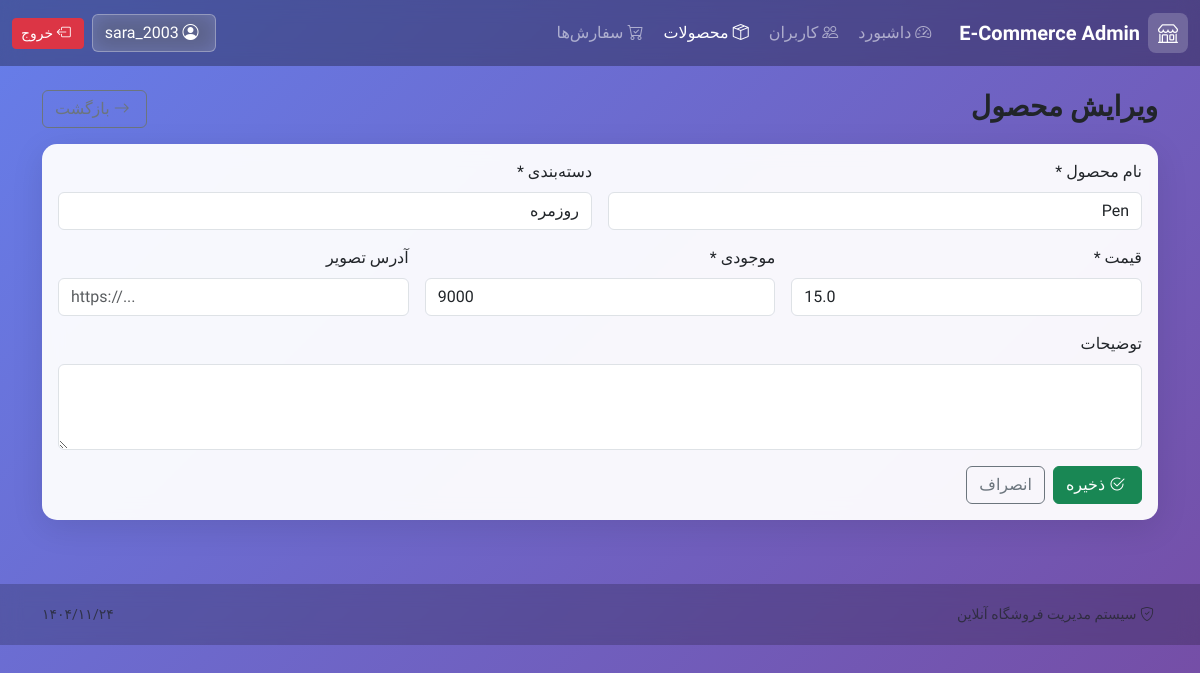
The page /products/6/edit (signed in) on the database its author committed.
### tables this page shows
CREATE TABLE user (
                    user_id INTEGER PRIMARY KEY AUTOINCREMENT,
                    username TEXT UNIQUE NOT NULL,
                    email TEXT UNIQUE NOT NULL,
                    password TEXT NOT NULL,
                    full_name TEXT NOT NULL,
                    phone TEXT,
                    address TEXT,
                    role TEXT NOT NULL DEFAULT 'customer',
                    created_at TEXT NOT NULL DEFAULT CURRENT_TIMESTAMP
                );

CREATE TABLE product (
                    product_id INTEGER PRIMARY KEY AUTOINCREMENT,
                    name TEXT NOT NULL,
                    description TEXT,
                    price REAL NOT NULL CHECK (price >= 0),
                    stock_quantity INTEGER NOT NULL CHECK (stock_quantity >= 0) DEFAULT 0,
                    category TEXT NOT NULL,
                    image_url TEXT,
                    created_at TEXT NOT NULL DEFAULT CURRENT_TIMESTAMP
                );

### app.py (the view, shortened to what this page needs)
@app.route("/products/<int:product_id>/edit", methods=["GET", "POST"])
@admin_required
def edit_product(product_id):
    product = db.get_product_by_id(product_id)
    if not product:
        flash("محصول یافت نشد.", "danger")
        return redirect(url_for("products"))
    return render_template("edit_product.html", product=product)

### app.py (called while the page is built)
def admin_required(f):
    @wraps(f)
    @login_required
    def decorated_function(*args, **kwargs):
        if not current_user.is_authenticated or current_user.role != "admin":
            flash("شما دسترسی به این صفحه را ندارید.", "danger")
            return redirect(url_for("dashboard"))
        return f(*args, **kwargs)
    return decorated_function

@app.context_processor
def inject_now():
    return {"now": datetime.now(), "current_date": datetime.now()}

### auth.py (called while the page is built)
@login_manager.user_loader
def load_user(user_id):
    return User.get(user_id)

    @staticmethod
    def get(user_id: int):
        try:
            user_id = int(user_id)
        except (TypeError, ValueError):
            return None
        try:
            user = db.execute(
                "SELECT user_id, username, email, full_name, role FROM user WHERE user_id = ?",
                (user_id,),
                fetchone=True,
            )
            if not user:
                return None
            return User(
                user_id=user["user_id"],
                username=user["username"],
                email=user["email"],
                full_name=user["full_name"],
                role=user["role"],
            )
        except Exception as e:
            print(f"Error loading user: {e}")
            return None

### database.py (called while the page is built)
    def get_connection(self):
        conn = sqlite3.connect(self.db_path)
        conn.row_factory = sqlite3.Row
        return conn

    def execute(self, query: str, params=None, fetch=False, fetchone=False):
        conn = self.get_connection()
        try:
            cur = conn.cursor()
            if params:
                cur.execute(query, params)
            else:
                cur.execute(query)
            result = None
            if fetchone:
                row = cur.fetchone()
                result = dict(row) if row else None
            elif fetch:
                rows = cur.fetchall()
                result = [dict(row) for row in rows]
            conn.commit()
            return result
        except Exception as e:
            conn.rollback()
            raise
        finally:
            conn.close()

    def get_product_by_id(self, product_id: int):
        return self.execute(
            "SELECT product_id, name, description, price, stock_quantity, category, image_url FROM product WHERE product_id = ?",
            (product_id,),
            fetchone=True,
        )

### templates/edit_product.html (shortened to what this page needs)
{% extends "base.html" %}
{% block content %}
<div class="d-flex justify-content-between align-items-center mb-3">
  <div>
    <h3 class="fw-bold mb-1">ویرایش محصول</h3>
  </div>
  <a class="btn btn-outline-secondary" href="{{ url_for('products') }}">
    <i class="bi bi-arrow-right ms-1"></i> بازگشت
  </a>
</div>
<div class="card app-card">
  <div class="card-body">
    <form method="POST" class="row g-3">
      <div class="col-12 col-md-6">
        <label class="form-label">نام محصول *</label>
        <input name="name" class="form-control" value="{{ product.name }}" required>
      </div>
      <div class="col-12 col-md-6">
        <label class="form-label">دسته‌بندی *</label>
        <input name="category" class="form-control" value="{{ product.category }}" required placeholder="مثلاً: الکترونیک، پوشاک، ...">
      </div>
      <div class="col-12 col-md-4">
        <label class="form-label">قیمت *</label>
        <input name="price" type="number" step="0.01" min="0" class="form-control" value="{{ product.price }}" required>
      </div>
      <div class="col-12 col-md-4">
        <label class="form-label">موجودی *</label>
        <input name="stock_quantity" type="number" min="0" class="form-control" value="{{ product.stock_quantity }}" required>
      </div>
      <div class="col-12 col-md-4">
        <label class="form-label">آدرس تصویر</label>
        <input name="image_url" type="url" class="form-control" value="{{ product.image_url or '' }}" placeholder="https://...">
      </div>
      <div class="col-12">
        <label class="form-label">توضیحات</label>
        <textarea name="description" class="form-control" rows="3">{{ product.description or '' }}</textarea>
      </div>
      <div class="col-12 d-flex gap-2">
        <button class="btn btn-success">
          <i class="bi bi-check2-circle ms-1"></i> ذخیره
        </button>
        <a class="btn btn-outline-secondary" href="{{ url_for('products') }}">انصراف</a>
      </div>
    </form>
  </div>
</div>
{% endblock %}

### templates/base.html (shortened to what this page needs)
<!doctype html>
<html lang="fa" dir="rtl">
<head>
  <link href="https://cdn.jsdelivr.net/npm/bootstrap@5.3.3/dist/css/bootstrap.rtl.min.css" rel="stylesheet">
  <link rel="stylesheet" href="https://cdn.jsdelivr.net/npm/bootstrap-icons@1.11.3/font/bootstrap-icons.min.css">
  <link rel="stylesheet" href="{{ url_for('static', filename='css/style.css') }}">
</head>
<body class="app-bg">
  <nav class="navbar navbar-expand-lg navbar-dark app-navbar sticky-top">
    <div class="container-fluid">
      <a class="navbar-brand d-flex align-items-center gap-2"
         href="{{ url_for('dashboard') if current_user.is_authenticated else url_for('login') }}">
        <span class="brand-mark"><i class="bi bi-shop"></i></span>
        <span class="fw-bold">{% if current_user.is_authenticated and current_user.role == 'admin' %}E-Commerce Admin{% else %}فروشگاه آنلاین{% endif %}</span>
      </a>
      {% if current_user.is_authenticated %}
      <div class="collapse navbar-collapse" id="topNav">
        <ul class="navbar-nav me-auto mb-2 mb-lg-0">
          <li class="nav-item">
            <a class="nav-link {% if request.endpoint=='dashboard' %}active{% endif %}" href="{{ url_for('dashboard') }}">
              <i class="bi bi-speedometer2 ms-1"></i> داشبورد
            </a>
          </li>
          {% if current_user.role == 'admin' %}
          <li class="nav-item">
            <a class="nav-link {% if request.endpoint in ['users','add_user','edit_user'] %}active{% endif %}" href="{{ url_for('users') }}">
              <i class="bi bi-people ms-1"></i> کاربران
            </a>
          </li>
          {% endif %}
          <li class="nav-item">
            <a class="nav-link {% if request.endpoint in ['products','add_product','edit_product'] %}active{% endif %}" href="{{ url_for('products') }}">
              <i class="bi bi-box-seam ms-1"></i> محصولات
            </a>
          </li>
          <li class="nav-item">
            <a class="nav-link {% if request.endpoint in ['orders','add_order','order_detail'] %}active{% endif %}" href="{{ url_for('orders') }}">
              <i class="bi bi-cart-check ms-1"></i> سفارش‌ها
            </a>
          </li>
        </ul>
        <div class="d-flex align-items-center gap-2">
          <a class="btn btn-glass" href="{{ url_for('profile') }}">
            <i class="bi bi-person-circle ms-1"></i> {{ current_user.username }}
          </a>
          <a class="btn btn-danger btn-sm" href="{{ url_for('logout') }}">
            <i class="bi bi-box-arrow-left ms-1"></i> خروج
          </a>
        </div>
      </div>
      {% endif %}
    </div>
  </nav>
  <main class="container py-4">
    {% block content %}{% endblock %}
  </main>
  <footer class="app-footer">
    <div class="container d-flex flex-wrap justify-content-between align-items-center gap-2">
      <div class="text-muted small">
        <i class="bi bi-shield-check ms-1"></i> سیستم مدیریت فروشگاه آنلاین
      </div>
      <div class="text-muted small">
        <span class="persian-date" data-date="{{ now.strftime('%Y-%m-%d') }}"></span>
      </div>
    </div>
  </footer>
</body>
</html>

### static/css/style.css (style rules this page uses)
* { font-family: 'Vazirmatn', sans-serif; }
body.app-bg { background: linear-gradient(135deg, #667eea 0%, #764ba2 100%); min-height: 100vh; }
.app-navbar { background: rgba(0, 0, 0, 0.3) !important; backdrop-filter: blur(10px); }
.brand-mark { width: 40px; height: 40px; display: flex; align-items: center; justify-content: center; background: rgba(255, 255, 255, 0.2); border-radius: 8px; font-size: 20px; }
.app-card { background: rgba(255, 255, 255, 0.95); backdrop-filter: blur(10px); border: none; border-radius: 15px; box-shadow: 0 8px 32px rgba(0, 0, 0, 0.1); }
.btn-glass { background: rgba(255, 255, 255, 0.2); border: 1px solid rgba(255, 255, 255, 0.3); color: white; backdrop-filter: blur(10px); }
.app-footer { background: rgba(0, 0, 0, 0.2); backdrop-filter: blur(10px); color: white; padding: 20px 0; margin-top: 40px; }

### rows shown on the page
user: username "sara_2003"
product: name "Pen", category "روزمره", price "15.0", stock_quantity "9000"
